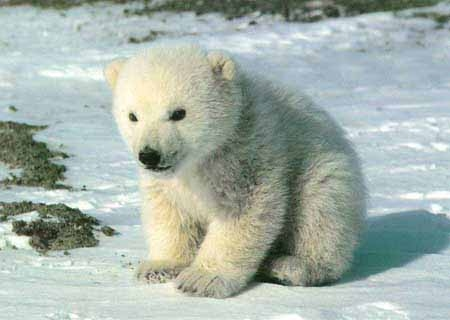
#> input picture Imagens/urso.jpg, 450 x 320 px, found by its file name
$ python espacoHSV.py
#> lines starting #> are read from the running program, lines starting #| are printed output that depends on the picture
import cv2
import numpy as np

# Lê imagem
image = cv2.imread('../../imagens/urso.jpg')
#> image is the input picture: shape (320, 450, 3); mean B, G, R 170.3, 178, 165.8

# Converte imagem lida de RGB pra HSV
hsv_image = cv2.cvtColor(image, cv2.COLOR_BGR2HSV)
#> hsv_image: shape (320, 450, 3); mean H, S, V 69.7, 34.5, 181.2

# Exibe informações da imagem (comprimento, altura, quantidade de canais)
print(hsv_image.shape)
#| (320, 450, 3)

# Exibe imagem HSV
cv2.imshow('HSV image', hsv_image)
# Exibe apenas canal H
cv2.imshow('Hue channel', hsv_image[:, :, 0])
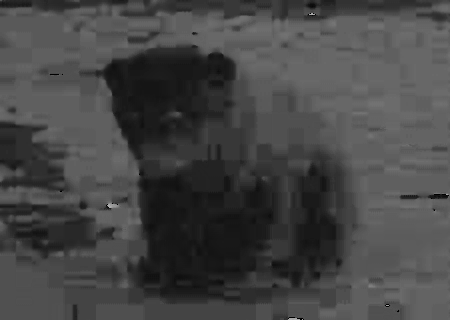
#> window 'Hue channel': shape (320, 450); min 0, max 173, mean 69.7
# Exibe apenas canal S
cv2.imshow('Saturation channel', hsv_image[:, :, 1])
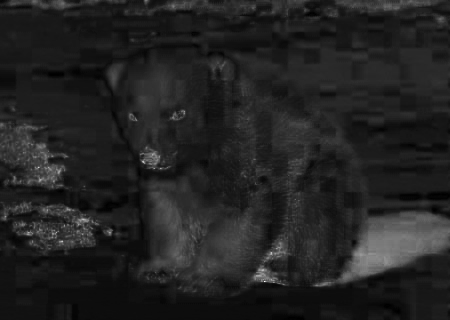
#> window 'Saturation channel': shape (320, 450); min 0, max 255, mean 34.5
# Exibe apenas canal V
cv2.imshow('Value channel', hsv_image[:, :, 2])
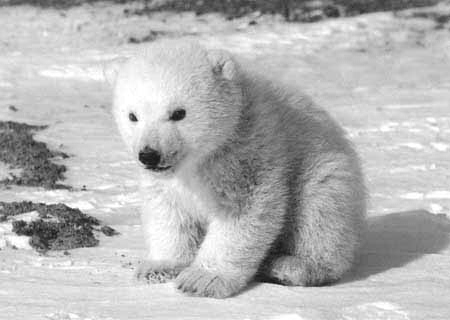
#> window 'Value channel': shape (320, 450); min 12, max 255, mean 181.2

cv2.waitKey()
cv2.destroyAllWindows()

$ run again, with Imagens/elefante.jpg copied over Imagens/urso.jpg
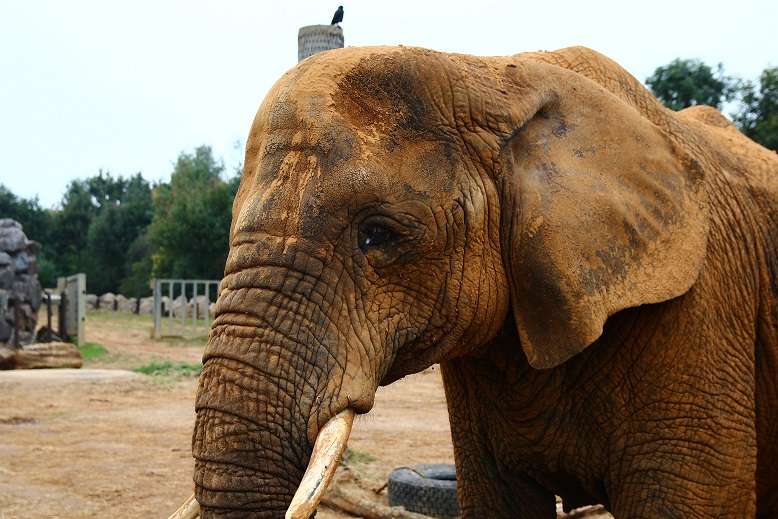
#> input picture Imagens/elefante.jpg, 778 x 519 px, found by its file name
#> image is the input picture: shape (519, 778, 3); mean B, G, R 95.2, 117.2, 135.3
#> hsv_image: shape (519, 778, 3); mean H, S, V 34.8, 118.6, 139.5
#| (519, 778, 3)
#> `cv2.imshow('Saturation channel', hsv_image[:, :, 1])`:
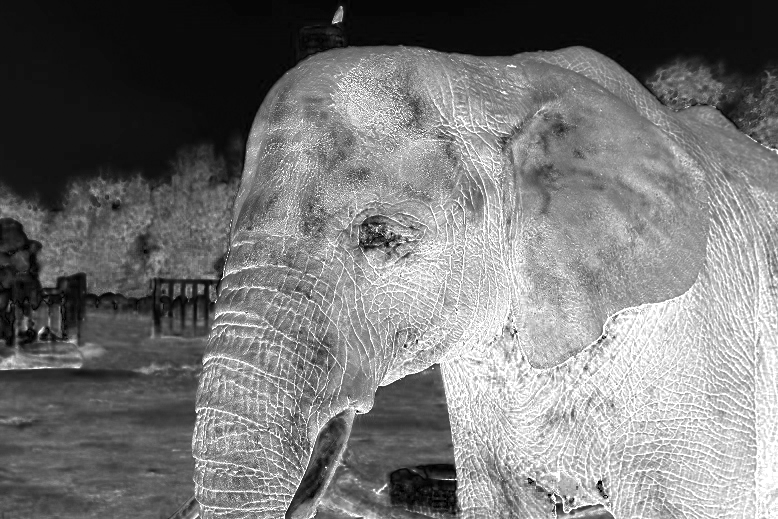
#> window 'Saturation channel': shape (519, 778); min 0, max 255, mean 118.6
#> `cv2.imshow('Value channel', hsv_image[:, :, 2])`:
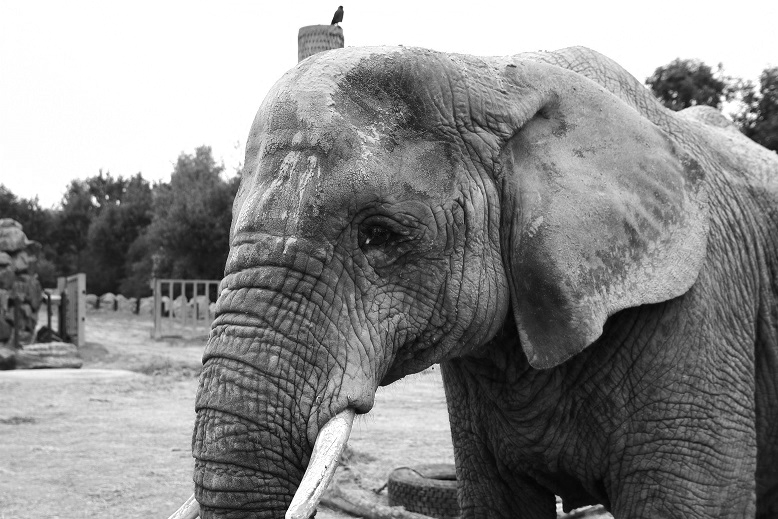
#> window 'Value channel': shape (519, 778); min 1, max 255, mean 139.5
